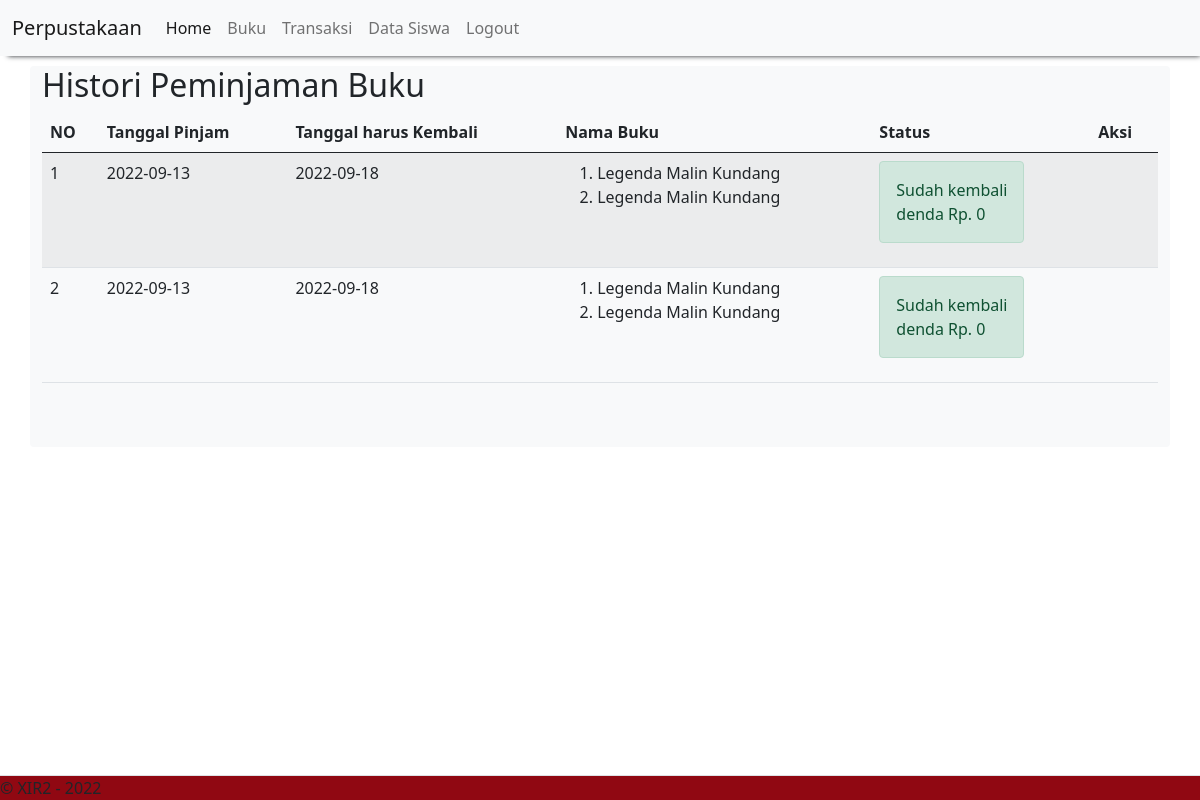
The page /history_peminjaman.php (signed in) on the database its author committed.
### tables this page shows
CREATE TABLE `peminjaman_buku` (
  `id_peminjaman_buku` int(11) NOT NULL,
  `id_siswa` int(11) NOT NULL,
  `tanggal_pinjam` date NOT NULL,
  `tanggal_kembali` date NOT NULL
);

CREATE TABLE `detail_peminjaman_buku` (
  `id_detail_peminjaman_buku` int(11) NOT NULL,
  `id_peminjaman_buku` int(11) NOT NULL,
  `id_buku` int(11) NOT NULL,
  `qty` int(11) NOT NULL
);

CREATE TABLE `buku` (
  `id_buku` int(11) NOT NULL,
  `nama_buku` varchar(255) NOT NULL,
  `foto` varchar(100) NOT NULL,
  `deskripsi` varchar(100) NOT NULL
);

CREATE TABLE `pengembalian_buku` (
  `id_pengembalian_buku` int(11) NOT NULL,
  `id_peminjaman_buku` int(11) NOT NULL,
  `tanggal_pengembalian` date NOT NULL,
  `denda` int(11) NOT NULL
);

### history_peminjaman.php (the view)
<?php
    include "header.php";
?>
<h2>Histori Peminjaman Buku</h2>
<table class="table table-hover table-striped">
    <thead>
        <th>NO</th><th>Tanggal Pinjam</th><th>Tanggal harus Kembali</th><th>Nama Buku</th><th>Status</th><th>Aksi</th>
    </thead>
    <tbody>
        <?php
        include "koneksi.php";
        $qry_histori=mysqli_query($conn,"select * from peminjaman_buku order by id_peminjaman_buku desc");
        $no=0;
        while($data_histori=mysqli_fetch_array($qry_histori)){
            $no++;
            $buku_dipinjam="<ol>";
            $qry_buku=mysqli_query($conn,"select * from  detail_peminjaman_buku join buku on buku.id_buku=detail_peminjaman_buku.id_buku where id_peminjaman_buku = '".$data_histori['id_peminjaman_buku']."'");
            while($data_buku=mysqli_fetch_array($qry_buku)){
                $buku_dipinjam.="<li>".$data_buku['nama_buku']."</li>";
            }
            $buku_dipinjam.="</ol>";
            $qry_cek_kembali=mysqli_query($conn,"select * from pengembalian_buku where id_peminjaman_buku = '".$data_histori['id_peminjaman_buku']."'");
            if(mysqli_num_rows($qry_cek_kembali)>0){
                $data_kembali=mysqli_fetch_array($qry_cek_kembali);
                $denda="denda Rp. ".$data_kembali['denda'];
                $status_kembali="<label class='alert alert-success'>Sudah kembali <br>".$denda."</label>";
                $button_kembali="";
            } else {
                $status_kembali="<label class='alert alert-danger'>Belum kembali</label>";
                $button_kembali="<a href='kembali.php?id=".$data_histori['id_peminjaman_buku']."' class='btn btn-warning' onclick='return confirm(\"Yakin kah?\")'>Kembalikan</a>";
            }
        ?>
            <tr>
                <td><?=$no?></td>
                <td><?=$data_histori['tanggal_pinjam']?></td>
                <td><?=$data_histori['tanggal_kembali']?></td>
                <td><?=$buku_dipinjam?></td>
                <td><?=$status_kembali?></td>
                <td><?=$button_kembali?></td>
            </tr>
        <?php
        }
        ?>
    </tbody>
</table>
<?php
    include "footer.php";
?>

### header.php (shortened to what this page needs)
<!DOCTYPE html>
<html>
<head>
<link rel="stylesheet" href="https://cdnjs.cloudflare.com/ajax/libs/font-awesome/6.2.0/css/all.min.css" />
    <link href="https://cdn.jsdelivr.net/npm/bootstrap@5.0.1/dist/css/bootstrap.min.css" rel="stylesheet">
</head>
<body>
    <nav class="navbar navbar-expand-lg navbar-light bg-light" style="box-shadow: 4px 4px 5px -4px;">
      <div class="container-fluid">
        <a class="navbar-brand" href="#">Perpustakaan</a>
        <div class="collapse navbar-collapse" id="navbarNav">
          <ul class="navbar-nav">
            <li class="nav-item">
              <a class="nav-link active" aria-current="page" href="home.php">Home</a>
            </li>
            <li class="nav-item">
              <a class="nav-link" aria-current="page" href="buku.php">Buku</a>
            </li>
            <li class="nav-item">
              <a class="nav-link" aria-current="page" href="history_peminjaman.php">Transaksi</a>
            </li>
            <li class="nav-item">
              <a class="nav-link" aria-current="page" href="tampil_siswa.php">Data Siswa</a>
            </li>
            <li class="nav-item">
              <a class="nav-link" aria-current="page" href="logout.php" onclick="return confirm('apakah anda yakin ingin logout?')">Logout</a>
            </li>
          </ul>
        </div>
      </div>
    </nav>
  <div class="container bg-light rounded" style="margin-top:10px">

### footer.php (shortened to what this page needs)
 <!doctype html>
<html lang="en">
<head>
  <link href="https://cdn.jsdelivr.net/npm/bootstrap@5.1.0/dist/css/bootstrap.min.css" rel="stylesheet"
>
</head>
<body><br><br>
<footer class="pt-1.5 mt-4 text-dark border-top fixed-bottom" style="background:#900812;">
    </footer>
</body>

### rows shown on the page
peminjaman_buku: tanggal_pinjam "2022-09-13", tanggal_kembali "2022-09-18", pengembalian_buku.denda "denda Rp. 0"
detail_peminjaman_buku: id_buku.nama_buku "Legenda Malin Kundang"
detail_peminjaman_buku: id_buku.nama_buku "Legenda Malin Kundang"
peminjaman_buku: tanggal_pinjam "2022-09-13", tanggal_kembali "2022-09-18", pengembalian_buku.denda "denda Rp. 0"
detail_peminjaman_buku: id_buku.nama_buku "Legenda Malin Kundang"
detail_peminjaman_buku: id_buku.nama_buku "Legenda Malin Kundang"
